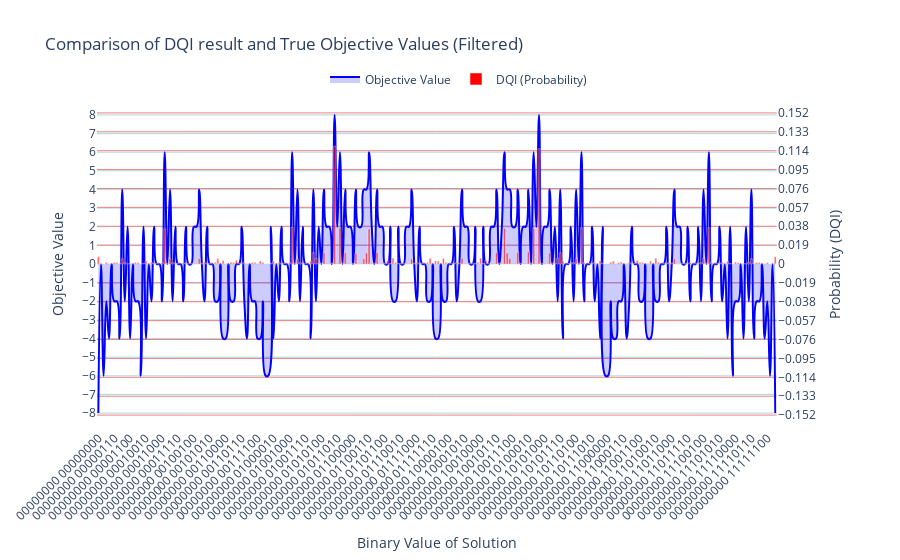

Write notebook code for a chart like this one.
### Code cell
external_data = {k: v  for k, v in sorted(counts.items(), key=lambda item: item[1], reverse=True) if sum([int(v) for v in k.split(" ")[0]]) == 0}
brute_force_results = brute_force_max(B, v, first_part="0"*m)
plot_results_union_plotly(
    brute_force_results, 
    external_data, 
    plot_name="Comparison of DQI result and True Objective Values (Filtered)", 
    spline_smoothing=1.3
)

### Figure 1 — Plotly figure (JSON) as saved in the notebook; plotly's stock layout.template omitted (floating-point values rounded to 4 significant figures; data arrays with more than 128 entries replaced by an {"elided": "..."} marker saying what was removed)
{"data": [{"fill": "tozeroy", "fillcolor": "rgba(0, 0, 255, 0.2)", "line": {"color": "blue", "shape": "spline", "smoothing": 1.3}, "mode": "lines", "name": "Objective Value", "type": "scatter", "x": {"elided": "256 str values"}, "xaxis": "x", "y": {"elided": "256 int values"}, "yaxis": "y"}, {"marker": {"color": "red", "opacity": 0.6}, "name": "DQI (Probability)", "type": "bar", "x": {"elided": "256 str values"}, "xaxis": "x", "y": {"elided": "256 float values"}, "yaxis": "y2"}], "layout": {"legend": {"orientation": "h", "x": 0.5, "xanchor": "center", "y": 1.02, "yanchor": "bottom"}, "title": {"text": "Comparison of DQI result and True Objective Values (Filtered)"}, "xaxis": {"anchor": "y", "domain": [0, 0.94], "tickangle": -45, "title": {"text": "Binary Value of Solution"}}, "yaxis": {"anchor": "x", "domain": [0, 1], "dtick": 1, "gridcolor": "lightblue", "range": [-8.8, 8.8], "showgrid": true, "tick0": 0, "title": {"text": "Objective Value"}}, "yaxis2": {"anchor": "x", "dtick": 0.019, "gridcolor": "lightcoral", "overlaying": "y", "range": [-0.165, 0.165], "showgrid": true, "side": "right", "tick0": 0, "title": {"text": "Probability (DQI)"}}}}
